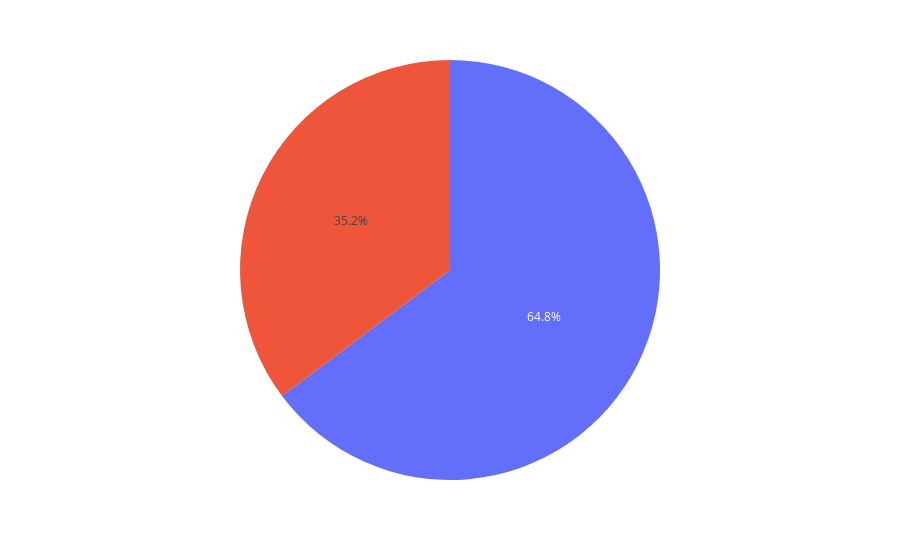

The code cell stored with this chart in its notebook:
### Code cell
fig = px.pie(data_frame=df_titanic,values=df_titanic['Sex'].value_counts())
fig.show()

### Figure 1 — Plotly figure (JSON) as saved in the notebook; plotly's stock layout.template omitted (floating-point values rounded to 4 significant figures)
{"data": [{"domain": {"x": [0, 1], "y": [0, 1]}, "hovertemplate": "value=%{value}<extra></extra>", "legendgroup": "", "name": "", "showlegend": false, "type": "pie", "values": [577, 314]}], "layout": {"autosize": true, "legend": {"tracegroupgap": 0}, "margin": {"t": 60}}}
